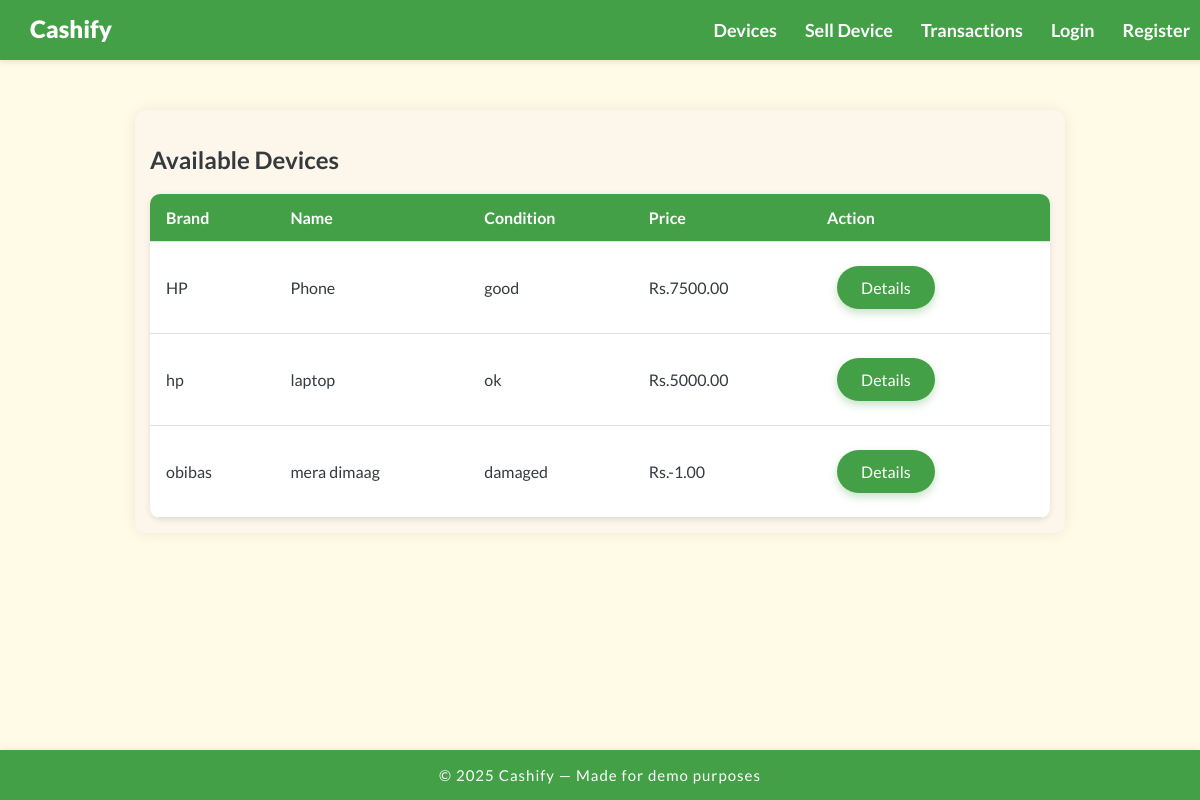
Page /devices/ on the committed database.
### cashify_app/models.py (models this page shows, shortened)
class Device(models.Model):
    owner = models.ForeignKey(User, on_delete=models.CASCADE)
    name = models.CharField(max_length=200)
    brand = models.CharField(max_length=100)
    condition = models.CharField(max_length=100)
    price = models.DecimalField(max_digits=10, decimal_places=2)
    description = models.TextField(blank=True)
    image = models.ImageField(upload_to='images/', blank=True, null=True)
    created_at = models.DateTimeField(auto_now_add=True)

### cashify_app/views.py (the view)
# urls.py: path('devices/', views.device_list, name='device_list'),
def device_list(request):
    devices = Device.objects.all()
    return render(request, 'cashify_app/devices.html', {'devices':devices})

### cashify_app/templates/cashify_app/devices.html (shortened to what this page needs)
{% extends "cashify_app/base.html" %}
{% block content %}
  <h2>Available Devices</h2>
  <table>
    <thead>
      <tr>
        <th>Brand</th>
        <th>Name</th>
        <th>Condition</th>
        <th>Price</th>
        <th>Action</th>
      </tr>
    </thead>
    <tbody>
      {% for device in devices %}
      <tr>
        <td>{{ device.brand }}</td>
        <td>{{ device.name }}</td>
        <td>{{ device.condition }}</td>
        <td>Rs.{{ device.price }}</td>
        <td>
          <a href="{% url 'device_detail' device.pk %}" class="button-link">Details</a>
        </td>
      </tr>
      {% endfor %}
    </tbody>
  </table>
{% endblock %}

### cashify_app/templates/cashify_app/base.html (shortened to what this page needs)
{% load static %}
<!DOCTYPE html>
<html>
<head>
    <link rel="stylesheet" href="{% static 'css/style.css' %}">
</head>
<body>
   <nav class="navbar">
  <div class="navbar-left">
    <a href="{% url 'home' %}" class="navbar-brand">Cashify</a>
  </div>
  <div class="navbar-right">
    <a href="{% url 'device_list' %}">Devices</a>
    <a href="{% url 'device_create' %}">Sell Device</a>
    <a href="{% url 'transaction_list' %}">Transactions</a>
    {% if user.is_authenticated %}
      <a href="#" id="logout-link">Logout</a>
    {% else %}
      <a href="{% url 'login' %}">Login</a>
      <a href="{% url 'register' %}">Register</a>
    {% endif %}
  </div>
</nav>
    <div class="container">
        {% block content %}
        {% endblock %}
    </div>
    <footer class="footer">
  <div>
    &copy; {{ year|default:"2025" }} Cashify &mdash; Made for demo purposes
  </div>
</footer>
</body>
</html>

### cashify_app/static/css/style.css (style rules this page uses)
body { font-family: 'Lato', sans-serif; background-color: #fffbe6; color: #343a40; margin: 0; padding-top: 60px; }
nav.navbar { background-color: #43a047; color: white; position: fixed; top: 0; width: 100%; height: 60px; line-height: 60px; box-shadow: 0 2px 6px rgba(0,0,0,0.1); z-index: 100; }
nav.navbar a { color: white; margin-right: 20px; text-decoration: none; font-weight: 700; font-size: 18px; }
.navbar { display: flex; justify-content: space-between; align-items: center; padding-right: 10px; padding-left: 10px; }
.navbar-left { flex: 1; }
.navbar-right { display: flex; gap:8px; align-items: center; justify-content: flex-end; flex: 1; flex-wrap:wrap; }
nav.navbar .navbar-brand { font-size: 24px; font-weight: 900; margin-left: 20px; color: white; }
.container { max-width: 900px; margin: 50px auto; padding: 15px; background: #fdf6ea; border-radius: 10px; box-shadow: 0 0 15px rgba(0,0,0,0.08); }
.footer { background: #43a047; color: #fff; text-align: center; padding: 16px 0; position: fixed; left: 0; bottom: 0; width: 100%; font-size: 15px; letter-spacing: 1px; box-shadow: 0 -1px 6px rgba(67,160,71,0.12); }
a.button-link { display: inline-block; padding: 12px 24px; font-size: 16px; border-radius: 30px; background-color: #43a047; color: white !important; text-decoration: none; box-shadow: 0 4px 8px rgba(67,160,71,0.3); margin: 10px; transition: background-color 0.3s ease; }
table { border-collapse: collapse; width: 100%; background-color: white; border-radius: 10px; overflow: hidden; box-shadow: 0 2px 6px rgba(0,0,0,0.1); }
th, td { padding: 14px 16px; text-align: left; border-bottom: 1px solid #e0e0e0; }
th { background-color: #43a047; color: white; font-weight: 700; }

### rows in the picture
Device: brand "HP", name "Phone", condition "good", price "7500.00"
Device: brand "hp", name "laptop", condition "ok", price "5000.00"
Device: brand "obibas", name "mera dimaag", condition "damaged", price "-1.00"

### other values in the picture
{{ year|default:"2025" }} "2025"
